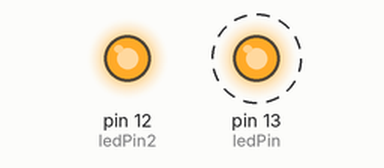
This sketch was run on a simulated Arduino Uno, built with avr-gcc and run on an emulated ATmega328P. On the bench: output pins drawn as LEDs (lit = HIGH). Dashed ring = blinking.

Above: at 0.2 s.
Timing chart, 0 to 3.0 s (numbered marks = the images above):
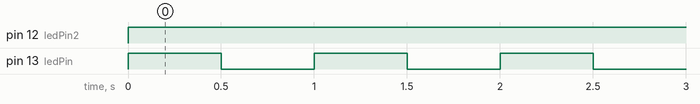

The sketch:

arduino02_multiLED.ino
```cpp
int ledPin = 13;
int ledPin2 = 12;

void setup() {
  pinMode(ledPin, OUTPUT);
  pinMode(ledPin2, OUTPUT);
}

void loop() {
  digitalWrite(ledPin, HIGH);
  digitalWrite(ledPin2, HIGH);
  delay(500);
  digitalWrite(ledPin, LOW);
  digitalWrite(ledPin2, HIGH);
  delay(500);
}
```

Measured:
- by itself, pin 12 (ledPin2): LOW → HIGH at 0.00 s
- by itself, pin 13 (ledPin): alternates HIGH for 0.50 s and LOW for 0.50 s
